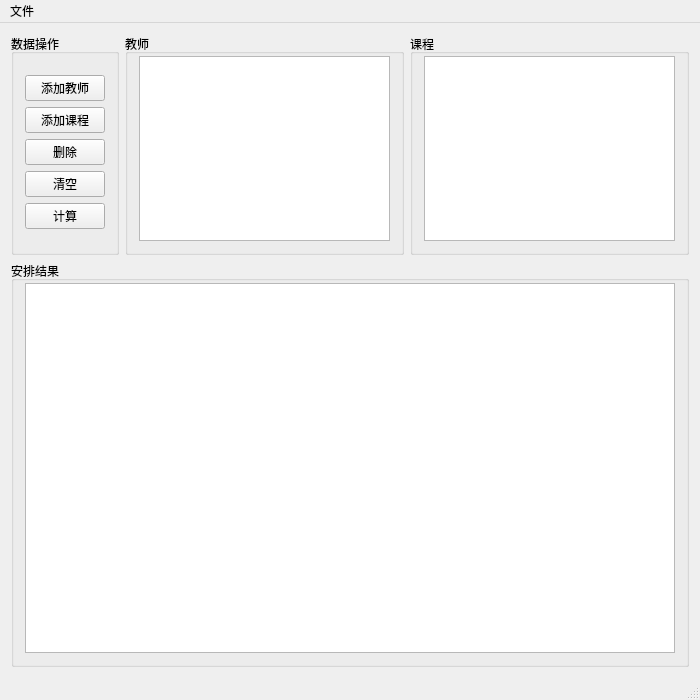
<?xml version="1.0" encoding="UTF-8"?>
<ui version="4.0">
 <class>MainWindow</class>
 <widget class="QMainWindow" name="MainWindow">
  <property name="geometry">
   <rect>
    <x>0</x>
    <y>0</y>
    <width>700</width>
    <height>700</height>
   </rect>
  </property>
  <property name="windowTitle">
   <string>安排课表</string>
  </property>
  <widget class="QWidget" name="centralWidget">
   <layout class="QVBoxLayout" name="verticalLayout_2">
    <item>
     <layout class="QHBoxLayout" name="horizontalLayout">
      <property name="sizeConstraint">
       <enum>QLayout::SetDefaultConstraint</enum>
      </property>
      <item>
       <widget class="QGroupBox" name="groupBox_button">
        <property name="minimumSize">
         <size>
          <width>0</width>
          <height>221</height>
         </size>
        </property>
        <property name="maximumSize">
         <size>
          <width>16777215</width>
          <height>221</height>
         </size>
        </property>
        <property name="title">
         <string>数据操作</string>
        </property>
        <layout class="QVBoxLayout" name="verticalLayout">
         <property name="topMargin">
          <number>9</number>
         </property>
         <item>
          <layout class="QVBoxLayout" name="verticalLayout_3">
           <item>
            <widget class="QPushButton" name="pushButton_add_teacher">
             <property name="text">
              <string>添加教师</string>
             </property>
            </widget>
           </item>
           <item>
            <widget class="QPushButton" name="pushButton_add_course">
             <property name="text">
              <string>添加课程</string>
             </property>
            </widget>
           </item>
           <item>
            <widget class="QPushButton" name="pushButton_delete">
             <property name="text">
              <string>删除</string>
             </property>
            </widget>
           </item>
           <item>
            <widget class="QPushButton" name="pushButton_clear">
             <property name="text">
              <string>清空</string>
             </property>
            </widget>
           </item>
           <item>
            <widget class="QPushButton" name="pushButton_run">
             <property name="text">
              <string>计算</string>
             </property>
            </widget>
           </item>
          </layout>
         </item>
        </layout>
       </widget>
      </item>
      <item>
       <widget class="QGroupBox" name="groupBox_teachers">
        <property name="minimumSize">
         <size>
          <width>0</width>
          <height>221</height>
         </size>
        </property>
        <property name="maximumSize">
         <size>
          <width>16777215</width>
          <height>221</height>
         </size>
        </property>
        <property name="title">
         <string>教师</string>
        </property>
        <property name="flat">
         <bool>false</bool>
        </property>
        <property name="checkable">
         <bool>false</bool>
        </property>
        <layout class="QVBoxLayout" name="verticalLayout_5">
         <property name="topMargin">
          <number>2</number>
         </property>
         <item>
          <widget class="QListWidget" name="listWidget_teachers">
           <property name="maximumSize">
            <size>
             <width>16777215</width>
             <height>16777215</height>
            </size>
           </property>
           <property name="editTriggers">
            <set>QAbstractItemView::NoEditTriggers</set>
           </property>
           <property name="alternatingRowColors">
            <bool>false</bool>
           </property>
           <property name="wordWrap">
            <bool>false</bool>
           </property>
          </widget>
         </item>
        </layout>
       </widget>
      </item>
      <item>
       <widget class="QGroupBox" name="groupBox_courses">
        <property name="minimumSize">
         <size>
          <width>0</width>
          <height>221</height>
         </size>
        </property>
        <property name="maximumSize">
         <size>
          <width>16777215</width>
          <height>221</height>
         </size>
        </property>
        <property name="title">
         <string>课程</string>
        </property>
        <layout class="QVBoxLayout" name="verticalLayout_6">
         <property name="topMargin">
          <number>2</number>
         </property>
         <item>
          <widget class="QListWidget" name="listWidget_courses">
           <property name="maximumSize">
            <size>
             <width>16777215</width>
             <height>16777215</height>
            </size>
           </property>
           <property name="editTriggers">
            <set>QAbstractItemView::NoEditTriggers</set>
           </property>
           <property name="alternatingRowColors">
            <bool>false</bool>
           </property>
          </widget>
         </item>
        </layout>
       </widget>
      </item>
     </layout>
    </item>
    <item>
     <widget class="QGroupBox" name="groupBox_result">
      <property name="minimumSize">
       <size>
        <width>650</width>
        <height>400</height>
       </size>
      </property>
      <property name="title">
       <string>安排结果</string>
      </property>
      <layout class="QVBoxLayout" name="verticalLayout_4">
       <property name="topMargin">
        <number>2</number>
       </property>
       <item>
        <widget class="QTableWidget" name="tableWidget_result">
         <property name="editTriggers">
          <set>QAbstractItemView::NoEditTriggers</set>
         </property>
         <property name="alternatingRowColors">
          <bool>true</bool>
         </property>
         <property name="selectionMode">
          <enum>QAbstractItemView::SingleSelection</enum>
         </property>
         <property name="selectionBehavior">
          <enum>QAbstractItemView::SelectRows</enum>
         </property>
         <property name="cornerButtonEnabled">
          <bool>false</bool>
         </property>
         <property name="columnCount">
          <number>2</number>
         </property>
         <attribute name="horizontalHeaderVisible">
          <bool>false</bool>
         </attribute>
         <attribute name="horizontalHeaderDefaultSectionSize">
          <number>300</number>
         </attribute>
         <attribute name="horizontalHeaderStretchLastSection">
          <bool>true</bool>
         </attribute>
         <attribute name="verticalHeaderStretchLastSection">
          <bool>false</bool>
         </attribute>
         <column/>
         <column/>
        </widget>
       </item>
      </layout>
     </widget>
    </item>
   </layout>
  </widget>
  <widget class="QMenuBar" name="menuBar">
   <property name="geometry">
    <rect>
     <x>0</x>
     <y>0</y>
     <width>700</width>
     <height>24</height>
    </rect>
   </property>
   <widget class="QMenu" name="menu_file">
    <property name="title">
     <string>文件</string>
    </property>
    <addaction name="action_import"/>
    <addaction name="separator"/>
    <addaction name="action_exit"/>
   </widget>
   <addaction name="menu_file"/>
  </widget>
  <widget class="QStatusBar" name="statusBar"/>
  <action name="action_import">
   <property name="text">
    <string>从文件导入</string>
   </property>
  </action>
  <action name="action_exit">
   <property name="text">
    <string>退出</string>
   </property>
  </action>
 </widget>
 <layoutdefault spacing="6" margin="11"/>
 <resources/>
 <connections/>
</ui>
